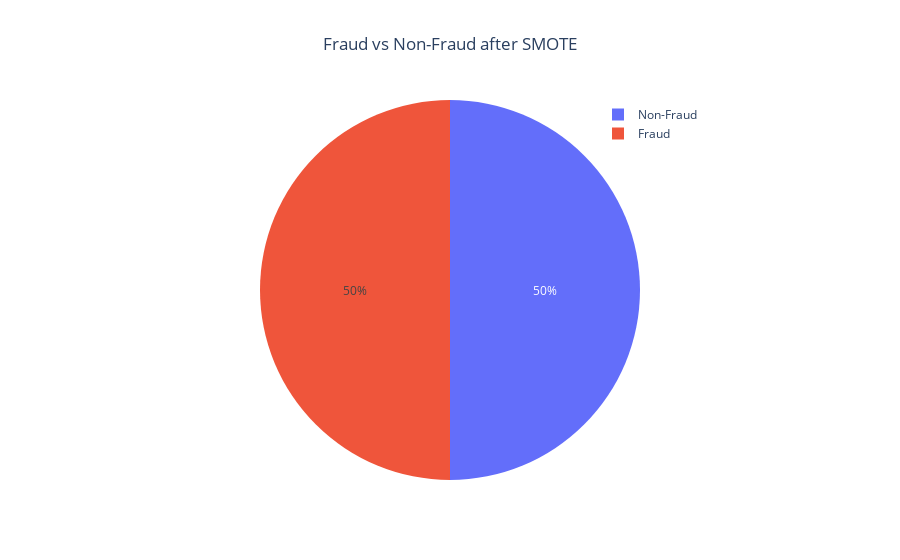

Notebook code for this chart:
### Code cell
# visualize the data after SMOTE

pie_chart_binary(y_train_smote, title='Fraud vs Non-Fraud after SMOTE')

### Figure 1 — Plotly figure (JSON) as saved in the notebook; plotly's stock layout.template omitted (floating-point values rounded to 4 significant figures)
{"data": [{"labels": ["Non-Fraud", "Fraud"], "type": "pie", "values": [170587, 170587]}], "layout": {"legend": {"x": 0.7}, "title": {"text": "Fraud vs Non-Fraud after SMOTE", "x": 0.5}}}
